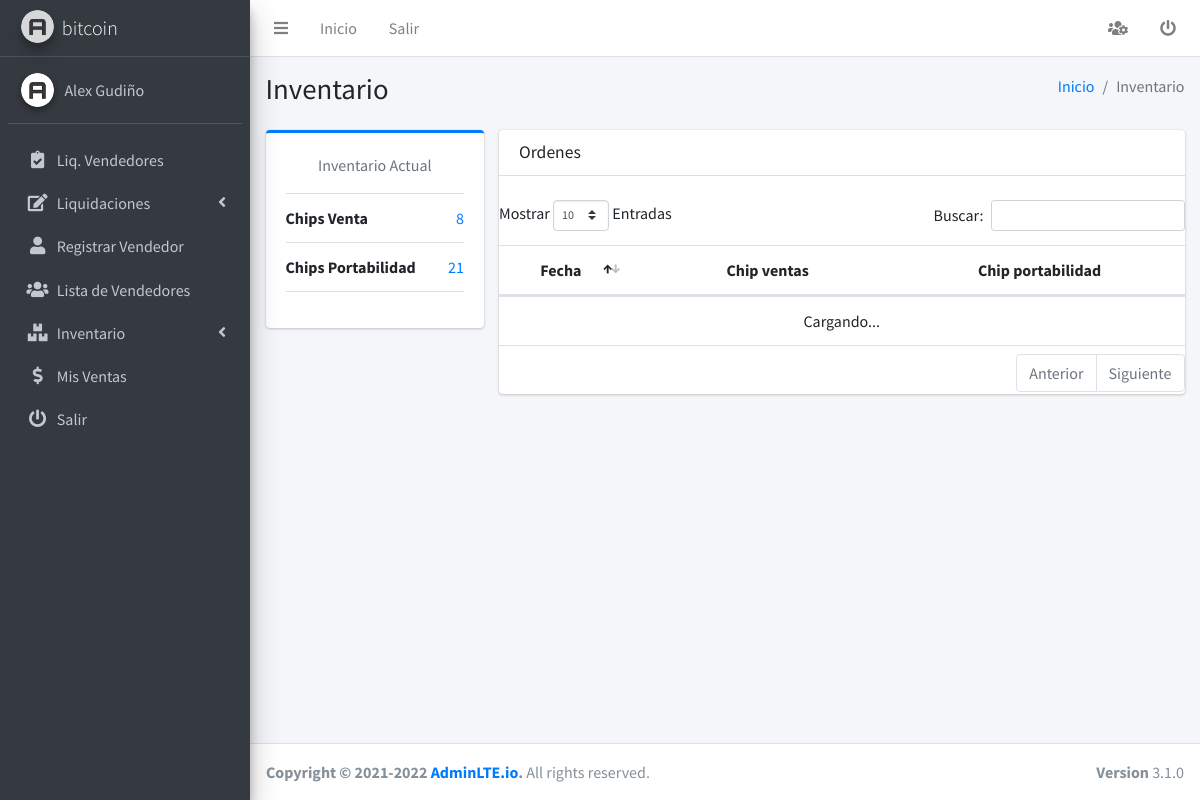
/vendedor/inventario (signed in), run on the app's committed database.
### usuario/models.py (models this page shows, shortened)
class User(AbstractUser):
    token = models.UUIDField(primary_key=False, editable=False,null=True, blank=True) # token que se crear cuando se reseta la contraseña
    class Meta:
        permissions = (
            ('add_seller', 'can add seller'),
            ('change_seller', 'can change seller'),
            ('del_seller', 'can delete seller'),
            ('view_seller', 'can view seller'),
            ('add_supervisor', 'can add supervisor'),
            ('change_supervisor', 'can change supervisor'),
            ('del_supervisor', 'can delete supervisor'),
            ('view_supervisor', 'can view supervisor'),
            )

class Profile(models.Model):
    GENRE_CHOICES = (
        ('m', 'Masculino'),
        ('f', 'Feminino'),
    )
    user = models.OneToOneField(User, on_delete=models.CASCADE, related_name='user_profile')
    distributor = models.ForeignKey(Distribuidora,on_delete=models.CASCADE, related_name='distributor')
    genre = models.CharField(max_length=1, choices=GENRE_CHOICES,blank = True, null=True, verbose_name="Genero")
    avatar = models.ImageField(upload_to='profiles',blank = True, null=True, verbose_name='Imagen de Perfil')
    phone_regex = RegexValidator(
        regex=r'^\+?1?\d{9,10}$', message="El número de teléfono debe ingresarse en el formato: '0999999999'. Se permiten hasta 10 dígitos.")
    phone = models.CharField(
        validators=[phone_regex],
        max_length=10,
        blank = True, null=True,
        verbose_name='Numero de Telefono')  # validators should be a list
    created = models.DateTimeField(auto_now_add=True)
    updated = models.DateTimeField(auto_now=True)
    def get_image(self):
        if self.avatar:
            return '{}{}'.format(MEDIA_URL, self.avatar)
        return '{}{}'.format(MEDIA_URL, 'empty.png')

class Distribuidora(models.Model):
    nombre = models.CharField(max_length=50)
    class Meta:
        db_table = 'distribuidora'
        verbose_name = 'distribuidora'
        verbose_name_plural = 'distribuidoras'
    def __str__(self):
        return self.nombre

### inventory/models.py (models this page shows)
class InventoryCurrent(models.Model):
    user = models.OneToOneField(User, on_delete=models.CASCADE)
    chips_sale = models.IntegerField(default=0)
    chips_portability = models.IntegerField(default=0)
    update = models.DateTimeField(auto_now=True)
    class Meta:
        db_table = 'inventory_current'

### vendedor/views.py (the view, shortened to what this page needs)
# urls.py: path('inventario', InventoryListView.as_view(), name='inventario'),
class InventoryListView(ValidatePermissionRequiredMixin,ListView):
    permission_required = 'inventory.view_inventory'
    model = Inventory
    template_name = 'vendedor/inventario.html'
    @method_decorator(csrf_exempt)
    def dispatch(self, request, *args, **kwargs):
        return super().dispatch(request, *args, **kwargs)
    def get_context_data(self, **kwargs):
        context = super().get_context_data(**kwargs)
        try:
            data = InventoryCurrent.objects.get(user_id=self.request.user.id)
        except Exception as e:
            data = messages.error(self.request, 'No tienes inventario asociado')
        context['inventario_actual'] = data
        context['title'] = 'Inventario'
        context['entity'] = 'Inventario'
        return context

### lider/mixins.py (called while the page is built)
    def get_perms(self):
        if isinstance(self.permission_required, str):
            perms = (self.permission_required,)
        else:
            perms = self.permission_required
        return perms

    def dispatch(self, request, *args, **kwargs):
        if request.user.has_perms(self.get_perms()):
            return super().dispatch(request, *args, **kwargs)
        messages.error(request, 'No tienes permisos para ingresar a este modulo') # modulo de django para el envio de mensajes
        return redirect(self.get_url_redirect())

### vendedor/templates/vendedor/inventario.html (shortened to what this page needs)
{% extends "home/base.html" %}
{% load static %}
{% block head %}
<link rel="stylesheet" href="{% static 'plugins/datatables-bs4/css/dataTables.bootstrap4.min.css' %}">
<link rel="stylesheet" href="{% static 'plugins/datatables-responsive/css/responsive.bootstrap4.min.css' %}">
{% endblock %}
{% block contenedor %}
<section class="content">
    <div class="container-fluid">
        <div class="row">
            <div class="col-md-3">
                <div class="card card-primary card-outline">
                    <div class="card-body box-profile">
                        <ul class="list-group list-group-unbordered mb-3">
                            <p class="text-muted text-center">Inventario Actual</p>
                            <li class="list-group-item">
                                <b>Chips Venta</b> <a class="float-right">{{inventario_actual.chips_sale}}</a>
                            </li>
                            <li class="list-group-item">
                                <b>Chips Portabilidad</b> <a class="float-right">{{inventario_actual.chips_portability}}</a>
                            </li>
                        </ul>
                    </div>
                </div>
            </div>
            <div class="col-md-9">
                <div class="card">
                    <div class="card-header">
                        <h3 class="card-title">Ordenes</h3>
                    </div>
                    <br>
                    <div class="card-body table-responsive p-0">
                        <table class="table" id="ordenes">
                            <thead>
                                <tr>
                                    <th style="width: 14%">Fecha</th>
                                    <th style="width: 30%">Chip ventas</th>
                                    <th style="width: 30%">Chip portabilidad</th>
                                </tr>
                            </thead>
                            <tbody>
                            </tbody>
                        </table>
                    </div>
                </div>
            </div>
        </div>
    </div>
</section>
{% endblock %}

### home/templates/home/sidebar.html (shortened to what this page needs)
{% load static %}
<aside class="main-sidebar sidebar-dark-primary elevation-4">
    <a href="{% url 'home:dashboard' %}" class="brand-link">
        <img src="{% static 'dist/img/AdminLTELogo.png' %}" alt="AdminLTE Logo"
            class="brand-image img-circle elevation-3" style="opacity: .8">
        <span class="brand-text font-weight-light">{{ user.user_profile.distributor }}</span>
    </a>
    <div class="sidebar">
        <div class="user-panel mt-3 pb-3 mb-3 d-flex">
            <div class="image">
                <img src="{{ user.user_profile.get_image }}" class="img-circle elevation-2" alt="User Image">
            </div>
            <div class="info">
                <a href="{% url 'user:perfil' %}" class="d-block">{{ user.first_name|title }} {{ user.last_name|title }} </a>
            </div>
        </div>
        <nav class="mt-2">
            <ul class="nav nav-pills nav-sidebar flex-column" data-widget="treeview" role="menu" data-accordion="false">
             {% include 'supervisor/sidebar.html' %}
             {% include 'vendedor/sidebar.html' %}
                <li class="nav-item">
                    <a href="{% url 'user:logout' %}" class="nav-link">
                        <i class="nav-icon fas fa-power-off"></i>
                        <p> Salir</p>
                    </a>
                </li>
            </ul>
        </nav>
    </div>
</aside>

### data on the page
User: user_profile.distributor "bitcoin", first_name "Alex", last_name "Gudiño"
InventoryCurrent: chips_sale "8", chips_portability "21"

### other printed values
{{ title }} "Inventario"
{{ entity }} "Inventario"
